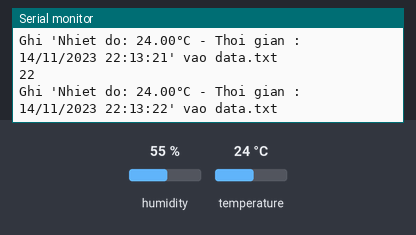
A sketch run on a simulated Arduino Uno, built with avr-gcc and run on an emulated ATmega328P. Parts: the last lines printed to the serial monitor. The inputs (shaded band) are chosen by the test bench; at power-on: temperature 24 °C, humidity 55 %. The local clock reads 2024-03-15 10:24:30 at power-on unless the sketch sets it; storage starts empty.

Above: at 2.9 s.
3.0 s: temperature set to 12 °C
At 4.0 s:
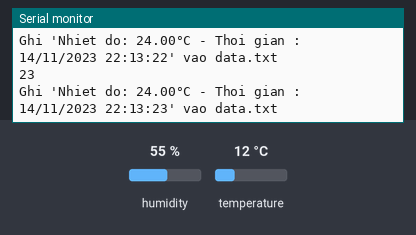
5.8 s: temperature set to 19 °C
At 7.9 s:
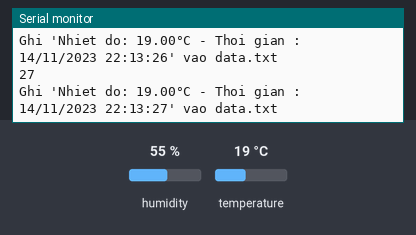
Timing chart, 0 to 9.4 s (numbered marks = the images above; inputs shaded):
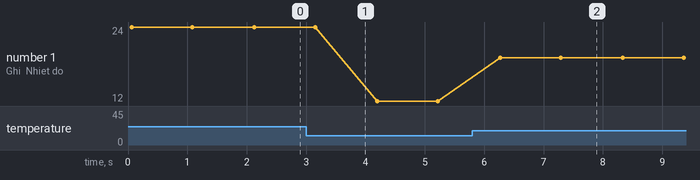

Measured:
- after the input at 5.8 s, the serial monitor: prints a new line after 0.47 s (image 2)
- plotted number 1: 24 → 12 after the input at 3.0 s, 12 → 19 after the input at 5.8 s

The sketch:

SD.ino
```cpp
// DS1302 SETUP:
// DS1302 CLK/SCLK --> 5
// DS1302 DAT/IO --> 4
// DS1302 RST/CE --> 2

// SD CARD READER
// MOSI: pin 11
// MISO: pin 12
// SCK: pin 13
// CS: pin 10

// DS1307 SDA --> SDA
// DS1307 SCL --> SCL
// DS1307 VCC --> 5v
// DS1307 GND --> GND

// DHT: DATA --> 9

#include <DHT.h>
#include <SPI.h>
#include <SD.h>

// #include <RtcDS1302.h>
// ThreeWire myWire(4,5,2); // IO, SCLK, CE
// RtcDS1302<ThreeWire> rtc(myWire);

#include <Wire.h>
#include <RtcDS1307.h>
RtcDS1307<TwoWire> rtc(Wire);

DHT dht(9, DHT11);

bool overwrite = false;

const String fileName = "data.txt";

float last_temp;
void setup() {
  // Open serial communications and wait for port to open:
  Serial.begin(9600);
  while (!Serial) {
    ;  // wait for serial port to connect. Needed for native USB port only
  }

  dht.begin();
  rtc.Begin();

  rtc.SetDateTime(RtcDateTime(__DATE__, __TIME__));

  Serial.print("Initializing SD card...");

  if (!SD.begin(10)) {
    Serial.println("initialization failed!");
    while (1)
      ;
  }
  Serial.println("initialization done.");

  if (overwrite) {
    SD.remove(fileName);
    Serial.println("Overwrite");
  } else {
    Serial.println("Append");
  }
  last_temp = getLastTemp();
}


void sdWrite(String content) {
  File file = SD.open(fileName, O_CREAT | O_WRITE | O_APPEND);
  if (file) {
    Serial.println("Ghi '" + content + "' vao " + fileName);
    file.println(content);
    file.close();
  } else {
    Serial.println("error opening " + fileName);
  }
}

float getLastTemp() {
  File file = SD.open(fileName);
  if (file) {
    String content = "-1";
    while (file.available() && (content = file.readStringUntil('\n'))) {}
    content = content.substring(9, 13);
    file.close();
    return content.toFloat();
  }

  return -1;
}

String dateStr(RtcDateTime dt) {
  char datestring[26];

  snprintf_P(datestring,
             countof(datestring),
             PSTR("%02u/%02u/%04u %02u:%02u:%02u"),
             dt.Day(),
             dt.Month(),
             dt.Year(),
             dt.Hour(),
             dt.Minute(),
             dt.Second());
  return datestring;
}
void loop() {
  float temp = dht.readTemperature();

  RtcDateTime now = rtc.GetDateTime();
  Serial.println(now.Second());
  sdWrite("Nhiet do: " + String(temp) + "°C - Thoi gian : " + dateStr(now));
  delay(1000);

  // if (temp != last_temp) {
  //   RtcDateTime now = rtc.GetDateTime();
  //   sdWrite("Nhiet do: " + String(temp) + "°C - Thoi gian: " + dateStr(now));
  //   delay(500);
  //   last_temp = temp;
  // }
}
```
